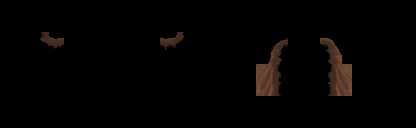

This is a level from a 2D game, rendered from its Tiled map with the project's own tilesets. A one-line summary and the map file follow, with tile-layer data summarised:
An orthogonal 13x4 tile map with 32x32 px tiles, 5 tile layers (Regions, Input_set, InputNot_set, Output_Ground, ...), 4 tilesets.

<map version="1.0" orientation="orthogonal" width="13" height="4" tilewidth="32" tileheight="32">
 <tileset firstgid="1" name="collision" tilewidth="32" tileheight="32">
  <image source="../../graphics/tiles/collision.png" width="64" height="32" />
 </tileset>
 <tileset firstgid="3" name="set" tilewidth="32" tileheight="32">
  <image source="../../graphics/tiles/set_cave.png" width="256" height="256" />
 </tileset>
 <tileset firstgid="67" name="set_rules" tilewidth="32" tileheight="32">
  <image source="../../graphics/tiles/set_rules.png" width="64" height="64" />
 </tileset>
 <tileset firstgid="71" name="cave" tilewidth="32" tileheight="32">
  <image source="../../graphics/tiles/cave.png" width="512" height="256" />
 </tileset>
 <layer name="Regions" width="13" height="4">
  <data>[52 cells, 16 non-empty, 1 distinct tile ids]</data>
 </layer>
 <layer name="Input_set" width="13" height="4">
  <data>[52 cells, 8 non-empty, 1 distinct tile ids]</data>
 </layer>
 <layer name="InputNot_set" width="13" height="4">
  <data>[52 cells, 8 non-empty, 1 distinct tile ids]</data>
 </layer>
 <layer name="Output_Ground" width="13" height="4">
  <data>[52 cells, 2 non-empty, 2 distinct tile ids]</data>
 </layer>
 <layer name="Output_Over" width="13" height="4">
  <data>[52 cells, 4 non-empty, 4 distinct tile ids]</data>
 </layer>
</map>
